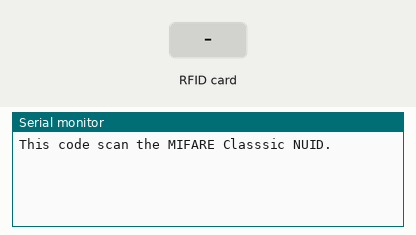
Bench run of a sketch on a simulated Arduino Uno, built with avr-gcc and run on an emulated ATmega328P. Shown: the last lines printed to the serial monitor. The test bench sets the inputs (shaded band).

Above: at 1.2 s.
1.3 s: RFID card 5E 7A 19 C4 held to the reader
At 2.0 s:
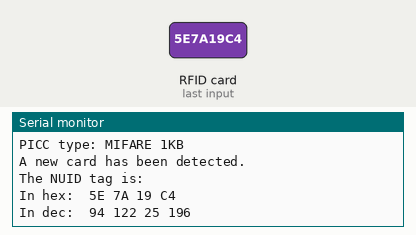
2.8 s: RFID card 5E 7A 19 C4 held to the reader
At 3.2 s:
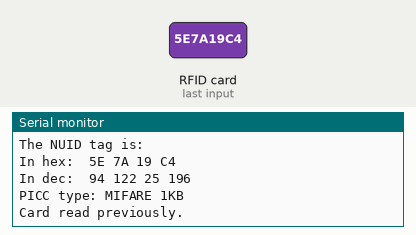

The sketch:

nfc.ino
```cpp
#include <SPI.h>
#include <MFRC522.h>
#define SS_PIN 10
#define RST_PIN 9
MFRC522 rfid(SS_PIN, RST_PIN); // Instance of the class
// Init array that will store new NUID
byte nuidPICC[4];
void setup() {
  Serial.begin(9600);
  SPI.begin(); // Init SPI bus
  rfid.PCD_Init(); // Init MFRC522
  Serial.println(F("This code scan the MIFARE Classsic NUID."));
}
void loop() {
  // Reset the loop if no new card present on the sensor/reader. This saves the entire process when idle.
  if ( ! rfid.PICC_IsNewCardPresent())
    return;
  // Verify if the NUID has been readed
  if ( ! rfid.PICC_ReadCardSerial())
    return;
  Serial.print(F("PICC type: "));
  MFRC522::PICC_Type piccType = rfid.PICC_GetType(rfid.uid.sak);
  Serial.println(rfid.PICC_GetTypeName(piccType));
  // Check is the PICC of Classic MIFARE type
  if (piccType != MFRC522::PICC_TYPE_MIFARE_MINI &&
    piccType != MFRC522::PICC_TYPE_MIFARE_1K &&
    piccType != MFRC522::PICC_TYPE_MIFARE_4K) {
    Serial.println(F("Your tag is not of type MIFARE Classic."));
    return;
  }
  if (rfid.uid.uidByte[0] != nuidPICC[0] ||
    rfid.uid.uidByte[1] != nuidPICC[1] ||
    rfid.uid.uidByte[2] != nuidPICC[2] ||
    rfid.uid.uidByte[3] != nuidPICC[3] ) {
    Serial.println(F("A new card has been detected."));
    // Store NUID into nuidPICC array
    for (byte i = 0; i < 4; i++) {
      nuidPICC[i] = rfid.uid.uidByte[i];
    }
    Serial.println(F("The NUID tag is:"));
    Serial.print(F("In hex: "));
    printHex(rfid.uid.uidByte, rfid.uid.size);
    Serial.println();
    Serial.print(F("In dec: "));
    printDec(rfid.uid.uidByte, rfid.uid.size);
    Serial.println();
  }
  else Serial.println(F("Card read previously."));
  // Halt PICC
  rfid.PICC_HaltA();
  // Stop encryption on PCD
  rfid.PCD_StopCrypto1();
  if(nuidPICC[0] == 0xE6 && nuidPICC[1]==0x81)
  {
    Serial.println("부저음~!");
    delay(500);
    Serial.println("LED 켜짐");
    delay(500);
    Serial.println("LED 꺼짐");
    Serial.println("서보모터 작동");
    delay(500);
  }
}
void printHex(byte *buffer, byte bufferSize) {
  for (byte i = 0; i < bufferSize; i++) {
    Serial.print(buffer[i] < 0x10 ? " 0" : " ");
    Serial.print(buffer[i], HEX);
  }
}
void printDec(byte *buffer, byte bufferSize) {
  for (byte i = 0; i < bufferSize; i++) {
    Serial.print(' ');
    Serial.print(buffer[i], DEC);
  }
}
```

Measured:
- after the input at 1.3 s, the serial monitor: prints a new line at once (image 1)
- after the input at 2.8 s, the serial monitor: prints a new line at once (image 2)
